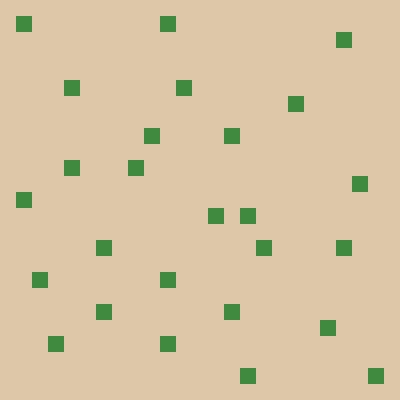

A 2D game scene composited from a Tiled map and its tileset images. What follows is a short description and the map's XML, with each tile layer's data collapsed to a summary:
An orthogonal 25x25 tile map with 16x16 px tiles, 1 tile layer (Tile Layer 1).

<map version="1.0" orientation="orthogonal" renderorder="right-down" width="25" height="25" tilewidth="16" tileheight="16" nextobjectid="1">
 <tileset firstgid="1" name="tileset" tilewidth="16" tileheight="16" tilecount="16">
  <image source="../tileset.png" width="64" height="64" />
 </tileset>
 <layer name="Tile Layer 1" width="25" height="25">
  <data>[625 cells, 625 non-empty, 2 distinct tile ids]</data>
 </layer>
</map>
